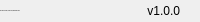
              <widget class="QFrame" name="bottomBar">
               <property name="minimumSize">
                <size>
                 <width>0</width>
                 <height>22</height>
                </size>
               </property>
               <property name="maximumSize">
                <size>
                 <width>16777215</width>
                 <height>22</height>
                </size>
               </property>
               <property name="frameShape">
                <enum>QFrame::Shape::NoFrame</enum>
               </property>
               <property name="frameShadow">
                <enum>QFrame::Shadow::Raised</enum>
               </property>
               <layout class="QHBoxLayout" name="horizontalLayout_5">
                <property name="spacing">
                 <number>0</number>
                </property>
                <property name="leftMargin">
                 <number>0</number>
                </property>
                <property name="topMargin">
                 <number>0</number>
                </property>
                <property name="rightMargin">
                 <number>0</number>
                </property>
                <property name="bottomMargin">
                 <number>0</number>
                </property>
                <item>
                 <widget class="QLabel" name="creditsLabel">
                  <property name="maximumSize">
                   <size>
                    <width>16777215</width>
                    <height>16</height>
                   </size>
                  </property>
                  <property name="font">
                   <font>
                    <family>Segoe UI</family>
                    <pointsize>-1</pointsize>
                    <italic>false</italic>
                    <bold>false</bold>
                   </font>
                  </property>
                  <property name="text">
                   <string>By: Minseo Kang, Yujin Yang, and Eunji Kong</string>
                  </property>
                  <property name="alignment">
                   <set>Qt::AlignmentFlag::AlignLeading|Qt::AlignmentFlag::AlignLeft|Qt::AlignmentFlag::AlignVCenter</set>
                  </property>
                 </widget>
                </item>
                <item>
                 <widget class="QLabel" name="version">
                  <property name="text">
                   <string>v1.0.0</string>
                  </property>
                  <property name="alignment">
                   <set>Qt::AlignmentFlag::AlignRight|Qt::AlignmentFlag::AlignTrailing|Qt::AlignmentFlag::AlignVCenter</set>
                  </property>
                 </widget>
                </item>
                <item>
                 <widget class="QFrame" name="frame_size_grip">
                  <property name="minimumSize">
                   <size>
                    <width>20</width>
                    <height>0</height>
                   </size>
                  </property>
                  <property name="maximumSize">
                   <size>
                    <width>20</width>
                    <height>16777215</height>
                   </size>
                  </property>
                  <property name="frameShape">
                   <enum>QFrame::Shape::NoFrame</enum>
                  </property>
                  <property name="frameShadow">
                   <enum>QFrame::Shadow::Raised</enum>
                  </property>
                 </widget>
                </item>
               </layout>
              </widget>
